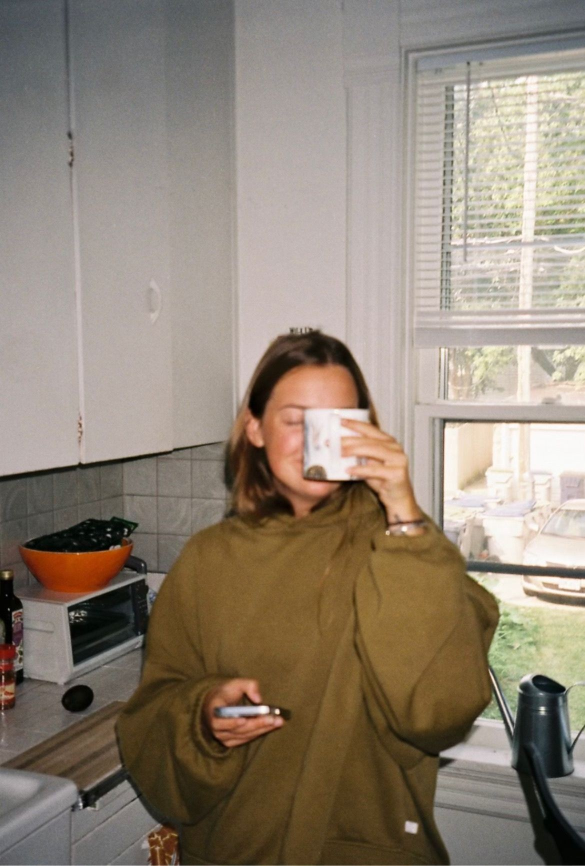
#> input picture creator-kit/library/characters/character-01.jpg, 1170 x 1731 px (shown at 1/2 size)
$ python -i tools.py   (imports and definitions only)
#> lines starting #> are read from the running program, lines starting #| are printed output that depends on the picture
"""Helper commands Claude uses while making a video. Run from the kit folder:

  python3 engine/tools.py download <instagram-or-tiktok-url> <folder>   -> <folder>/reference.mp4 (+ prints length and cuts)
  python3 engine/tools.py sheet <video> <out.jpg> [fps]                 -> contact sheet of frames (default 2 fps) to look at
  python3 engine/tools.py frame <video> <seconds> <out.jpg>             -> one full-size frame
  python3 engine/tools.py cuts <video>                                   -> times where the shot changes
  python3 engine/tools.py safe-end <video>                               -> last safe second before Kling appends a reference image / fades out
  python3 engine/tools.py fetch <url> <out-file>                          -> download a Higgsfield result (png results are saved as jpg)
  python3 engine/tools.py cozy <broll.mp4> <out.mp4> [start]             -> zoomed last cozy shot (default start 4.95 s, 2.1 s long)
  python3 engine/tools.py drop <song.mp3>                                 -> loud jumps in a song (where the beat/chorus drops)
  python3 engine/tools.py fanwipe <in.mp4> <out.mp4> <t1> [<t2> ...]       -> ceiling-fan blade wipe centred on each cut time
  python3 engine/tools.py next-set <robe>                                 -> next unused character + room from library/ (and marks them used) + which B-roll variant (rotation: classic, motion2 (Princess), variants 3-5)
  python3 engine/tools.py add-rooms <rooms.zip>                           -> Alex's rooms zip (the ONLY source of rooms, rule 28 Oct) -> library/rooms/room-NN.jpg (next free numbers)
  python3 engine/tools.py photo-ok <photo>                               -> True/False + reason: short side >= 1080 (4K preferred) and sharp (rule 29 Oct)
  python3 engine/tools.py reject <library/characters/x.jpg>               -> photo breaks the rules: moves it to library/rejected/ (then run next-set again)
  python3 engine/tools.py transcribe <video>                            -> what people SAY in the video, with seconds (first run downloads a small speech model, ~150 MB)
  python3 engine/tools.py voice-mix <clip.mp4> <voice.wav> <out.mp4> <delay_s> [orig_vol]   -> puts a voice line over a clip (clip sound lowered)
  python3 engine/tools.py crop <in.jpg> <out.jpg> <left> <top> <right> <bottom>   -> crop (fractions 0-1), e.g. character head+shoulders for the B-roll
  python3 engine/tools.py compare <original.mp4> <ours.mp4> <from_s> <to_s> <out.jpg>   -> original (top) vs ours (bottom), 10 frames/s, to check the motion is identical
  python3 engine/tools.py log <video-name> key=value ...                 -> remembers what this video used (hook, outfit, music, text, motion, robe)
  python3 engine/tools.py speech-times <video> [seconds]                  -> when the voice bursts are (start-end), to put each spoken word on its exact second
  python3 engine/tools.py cleantext <video> <clean.jpg> <out.mp4> <l> <t> <r> <b> [...more boxes]  -> covers their on-screen text with the same spot from a clean photo (static camera only) - no blur for Kling to copy
  python3 engine/tools.py broll-check <broll.mp4> <motion.mp4> <out-folder>   -> B-roll safety check: shot count vs the motion clip, glitch spikes inside shots, safe segments, one sheet per shot to look at
  python3 engine/tools.py retime <our-hook.mp4> <reference-hook.mp4> <out.mp4> [hook end s] -> puts every cut/action on the EXACT second of the original and ends exactly where it ends (rule 28 Oct)
  python3 engine/tools.py vocals <hook.mp4> <out.mp4>                    -> keeps ONLY the voice of a copied hook (Demucs) - Kling copies the original music, never deliver it (rule 28 Oct)
  python3 engine/tools.py audit-sound <hook.mp4> <hook end> "<expected line>" -> ALWAYS after making a hook/video: every word + second, missing words, music check
  python3 engine/tools.py blur-for-sound <hook.mp4> <out.mp4> <x,y,w,h|none> [face until s] -> input for the Seedance SOUND pass (product blurred, lips sharp)
  python3 engine/tools.py voice-to-lips <seedance.mp4> <out.wav> <hook end> <its word onsets> <original word onsets> [last phrase speed, e.g. 0.85] [background gain, default 0.5; lower if the background covers the voice] -> voice on the lips, no cut word, background untouched
  python3 engine/tools.py onsets <file> [0.2]                            -> seconds where each word starts; on `vocals` of the REFERENCE = where our voice must go. No onsets in the vocals = the original has only a song (no voice)
  python3 engine/tools.py place-voice <seedance.mp4> <out.wav> <hook end> <t1,t2,..> <s1,s2,..> [cap] -> puts Seedance words (onsets s) on the reference seconds (t)
  python3 engine/tools.py hook-audio <reference.mp4> [seconds]            -> MANDATORY on every reference: is there speech? every word WITH its second + a ready "Sound:" line for the Kling prompt
  python3 engine/tools.py compare-audio <reference.mp4> <our-hook.mp4> [seconds]   -> words + seconds of both, to prove our hook says the same thing at the same time
  python3 engine/tools.py history [n]                                     -> what the last n videos used (default 5), so the next one is different
"""
import json, math, os, subprocess, sys, tempfile, glob

ROOT = os.path.dirname(os.path.dirname(os.path.abspath(__file__)))


def run(cmd, **kw):
    return subprocess.run(cmd, capture_output=True, text=True, **kw)


def duration(f):
    return float(run(["ffprobe", "-v", "error", "-show_entries", "format=duration", "-of", "csv=p=0", f]).stdout.strip() or 0)


def cuts(f, thr=0.2):
    out = run(["ffmpeg", "-i", f, "-vf", f"select='gt(scene,{thr})',showinfo", "-f", "null", "-"]).stderr
    return [round(float(x.split(":")[1]), 2) for x in out.split() if x.startswith("pts_time:") and float(x.split(":")[1]) > 0.1]


# [17 lines left out: functions download, sheet, not called in this run]


def frame(f, t, out):
    run(["ffmpeg", "-v", "error", "-y", "-ss", str(t), "-i", f, "-frames:v", "1", "-q:v", "2", out]); print(out)


# [62 lines left out: functions safe_end, fetch, cozy, drop, fanwipe, not called in this run]


BROLL_VARIANTS = {   # rule 30 Oct (Alex): the B-roll rotates between these motions, never the same twice in a row
    "motion":  ("motion/broll-motion.mp4",   7, "classic B-roll (PRODUCT.md 'B-roll' prompt); connector + remote = the fixed tree clips"),
    "motion2": ("motion/broll-motion-2.mp4", 6, "Princess only: motion2 paragraph in PRODUCT.md (hem sentence); connector + remote = the fixed tree clips"),
    "motion3": ("motion/broll-motion-3.mp4", 12, "PRODUCT.md 'B-roll variant 3' (from DdZxYkctpt1) - its OWN connector + remote are inside the B-roll"),
    "motion4": ("motion/broll-motion-4.mp4", 12, "PRODUCT.md 'B-roll variant 4' (from Dc3sRnKtTw0) - its OWN connector + remote are inside the B-roll"),
    "motion5": ("motion/broll-motion-5.mp4", 11, "PRODUCT.md 'B-roll variant 5' (from Dco0N-Ctps-) - its OWN connector + remote are inside the B-roll"),
}


XMAS_SONGS = {   # rule 30 Oct (Alex): rotating Christmas songs, shared pool for both robes - file in music/xmas/, drop second (the full-band/chorus entry, LISTEN-checked)
    "mariah-all-i-want.mp3": 53.4,
    "buble-beginning.mp3": 35.35,
    "wham-last-christmas.mp3": 0.0,   # steady from the start, no clear drop
    "let-it-go.mp3": 58.5,            # chorus; Alex: fits the Princess robe best
}


# [10 lines left out: function next_song, not called in this run]


def broll_variants(robe):
    return [k for k in BROLL_VARIANTS if k != "motion2" or robe.lower() == "princess"]


# [18 lines left out: functions next_motion, next_fixed, not called in this run]


def next_remote(robe):
    return next_fixed(robe, "remote")


def photo_ok(f, min_side=1080, min_sharp=150):
    """rule 29 Oct (Alex): rooms/characters ALWAYS high quality - short side >= 1080 (4K preferred), sharp. Returns (ok, reason)."""
#> called with f = '../library/characters/character-01.jpg', min_side = 1080, min_sharp = 150
    from PIL import Image, ImageFilter, ImageStat
    try: im = Image.open(f).convert("L")
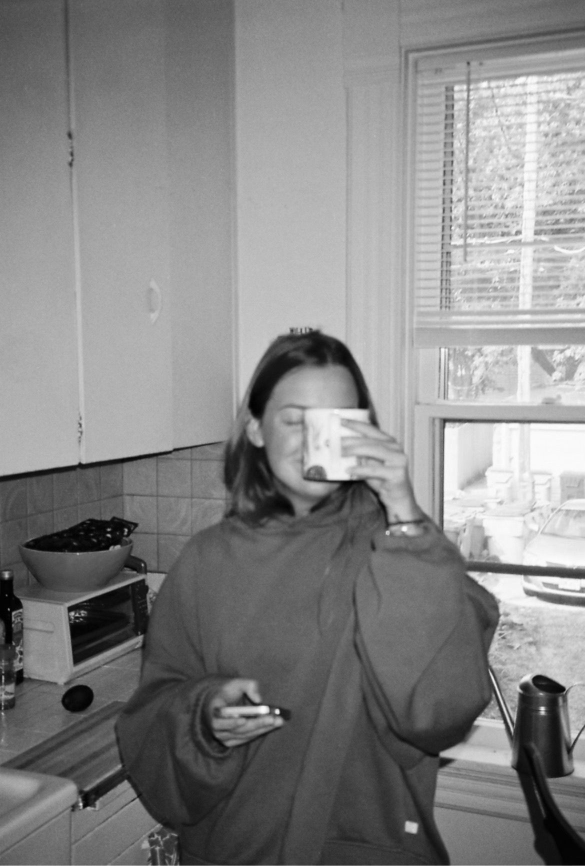
#> im: PIL image 1170x1731 L (shown at 1/2 size); min 0, max 255, mean 133.8
    except Exception: return False, "broken file"
    w, h = im.size
#> w = 1170; h = 1731
    if min(w, h) < min_side: return False, f"low resolution {w}x{h} (needs short side >= {min_side}, 4K preferred)"
    im = im.resize((1080, max(2, round(1080 * h / w))))
#> im: PIL image 1080x1598 L
    var = ImageStat.Stat(im.filter(ImageFilter.Kernel((3, 3), (0, -1, 0, -1, 4, -1, 0, -1, 0), 1, 128))).var[0]
#> var = 44.8
    if var < min_sharp: return False, f"blurry (sharpness {var:.0f} < {min_sharp})"
    return True, f"{w}x{h}" + (" 4K" if min(w, h) >= 2160 else " full HD")


# [84 lines left out: functions next_set, transcribe, voice_mix, add_rooms, not called in this run]


def reject(f):
    d = os.path.join(ROOT, "library/rejected"); os.makedirs(d, exist_ok=True)
    os.replace(f, os.path.join(d, os.path.basename(os.path.dirname(f)) + "-" + os.path.basename(f))); print("moved to library/rejected/")


# [301 lines left out: functions crop, compare, log, speech_times, vocals, _env and 13 more, not called in this run]


# [37 lines not run here, left out]

>>> result = photo_ok('../library/characters/character-01.jpg')
#> result = (False, 'blurry (sharpness 45 < 150)')

$ run again, on creator-kit/library/rejected/ai-room-09.jpg
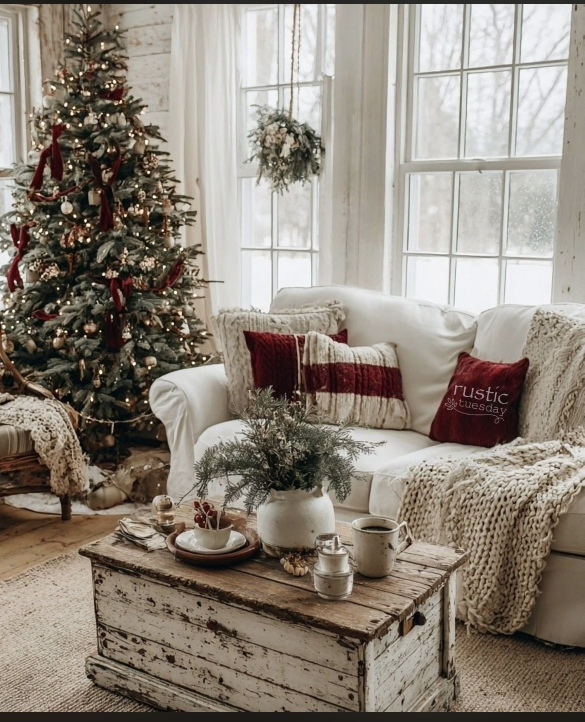
#> input picture creator-kit/library/rejected/ai-room-09.jpg, 1169 x 1443 px (shown at 1/2 size)
#> in photo_ok, `try: im = Image.open(f).convert("L")`:
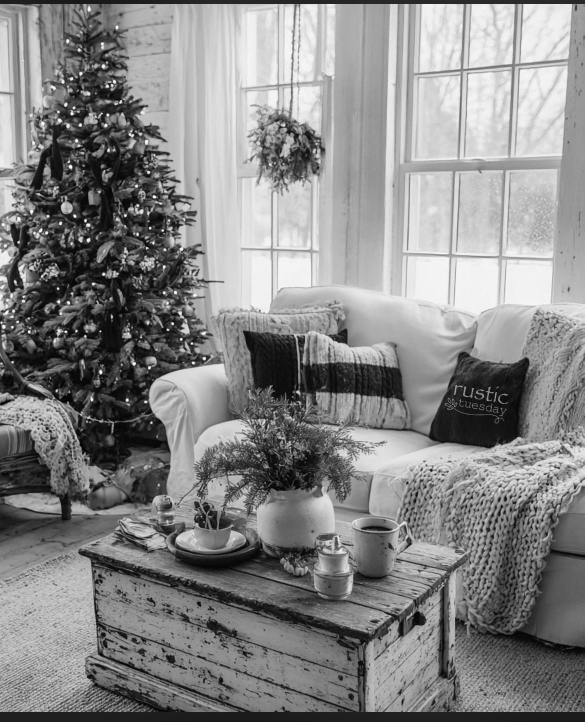
#> im: PIL image 1169x1443 L (shown at 1/2 size); min 0, max 254, mean 134.7
#> var = 409

$ run again, on creator-kit/library/rejected/ai-room-12.jpg
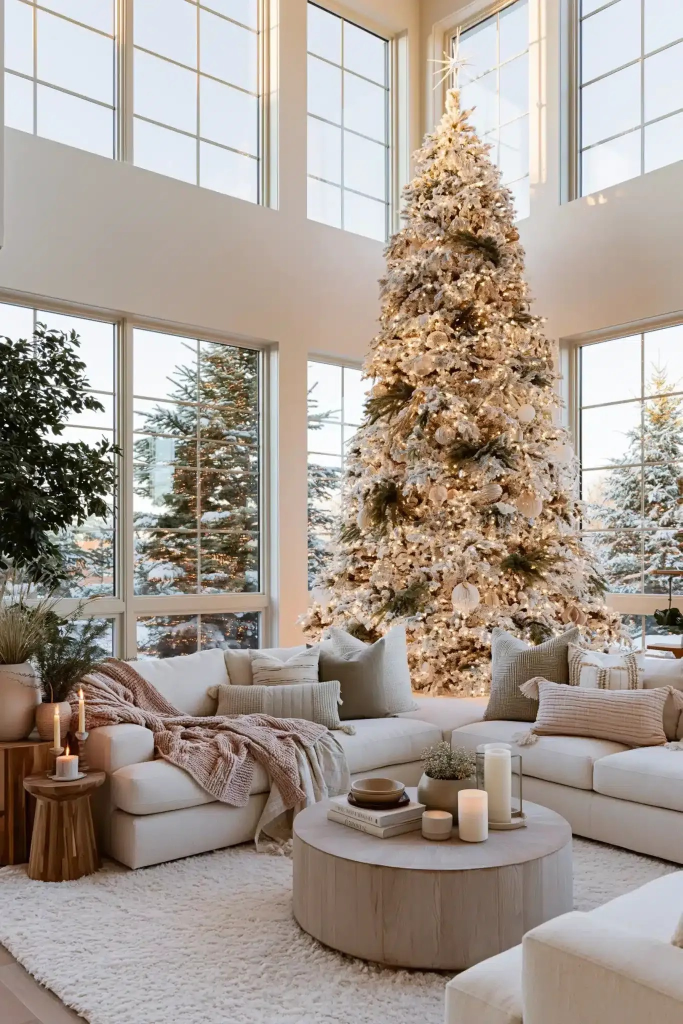
#> input picture creator-kit/library/rejected/ai-room-12.jpg, 1365 x 2048 px (shown at 1/2 size)
#> in photo_ok, `try: im = Image.open(f).convert("L")`:
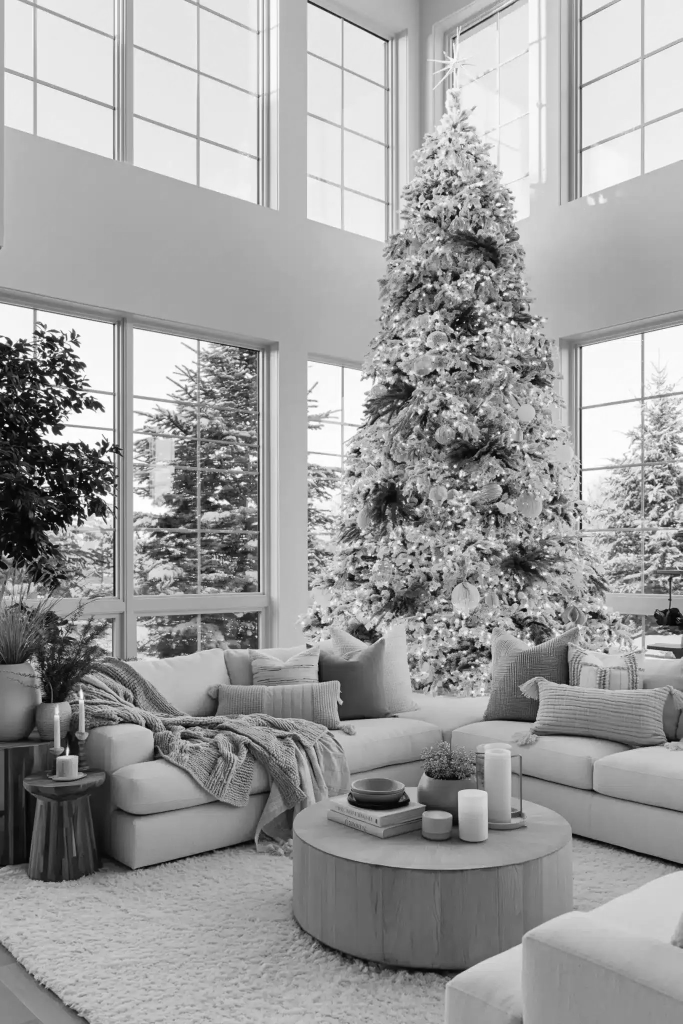
#> im: PIL image 1365x2048 L (shown at 1/2 size); min 0, max 255, mean 157.8
#> var = 657.1

$ run again, on creator-kit/library/rooms/room-10.jpg
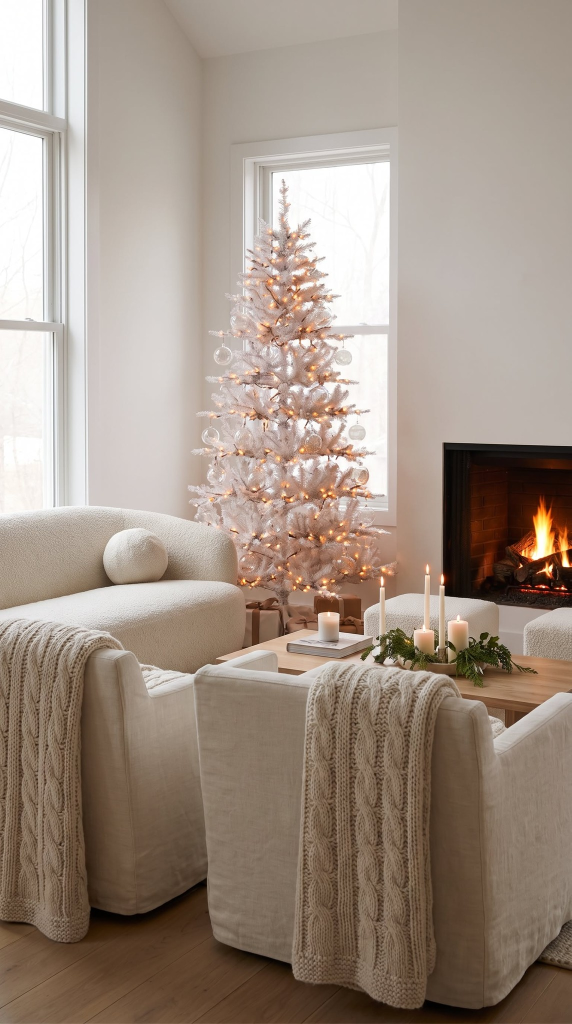
#> input picture creator-kit/library/rooms/room-10.jpg, 1143 x 2048 px (shown at 1/2 size)
#> in photo_ok, `try: im = Image.open(f).convert("L")`:
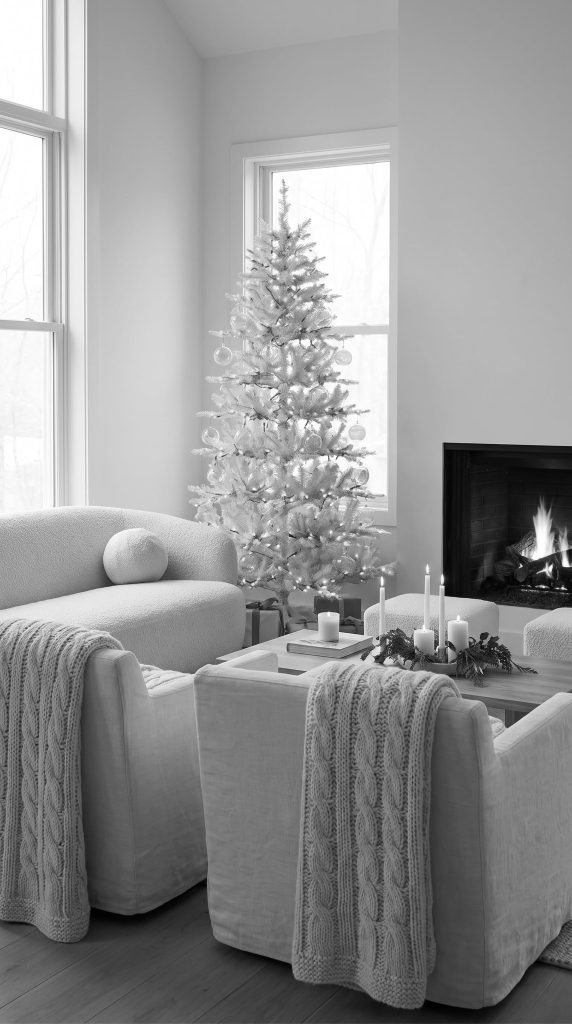
#> im: PIL image 1143x2048 L (shown at 1/2 size); min 0, max 255, mean 147.6
#> var = 328.8
